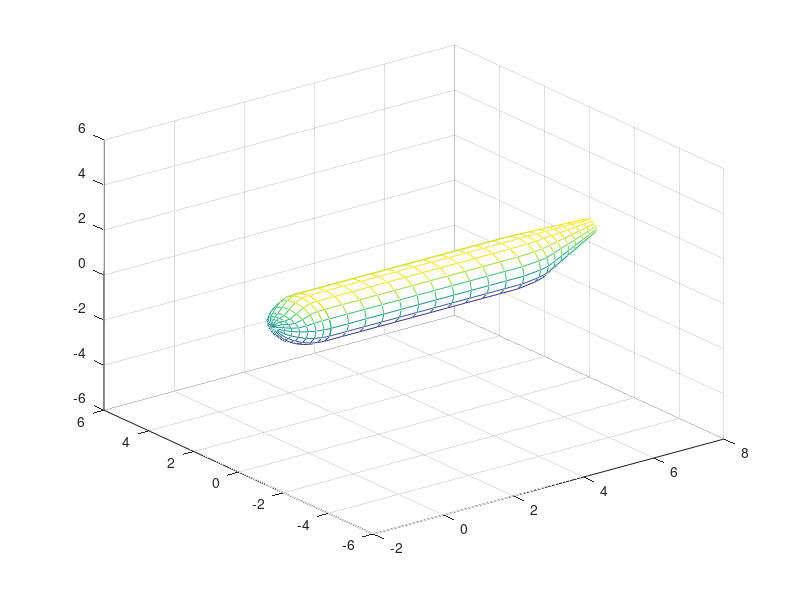

Write the MATLAB code that produced this figure. (Note: this script raises an error after producing the figure.)
% plane_ same as List_B4.
% Plots a wire frame airplane.
% Copyright S. Nakamura
set(gcf, 'NumberTitle','off','Name', 'Figure B.3; plane_ ')

clear, clf
dth=pi/16;
fuselen=6;
thf=pi:-dth:pi/2;
xa = 0:0.5:fuselen; 


 xt=fuselen+0.25:0.25:fuselen+2;
 dxt = 1.4/(length(xt)-0) ;
 yt = -1+dxt:dxt  :0.4;
length(yt);


xft=[cos(thf),xa, xt];
 
yft=[sin(thf)- 0.3*sin(2*thf).^4, ones(size(xa)), ones(size(yt))];


xfb=[cos(thf),xa,xt] ;

yfb=[-sin(thf),-ones(size(xa)),yt ];
k=length([thf, xa]);
yfb(k)=( yfb(k-1)+yfb(k+1))/2;
xc =(xfb+xft)/2;
yc = (yfb+yft)/2;
L=length(xc);
for i=1:L
if xc(i)<0
   yc(i)=0;
end
end




%plot(xfb,yfb,'y', xft,yft,'y', xc, yc,':')

%axis([-2 8 -6 6])
%pause


a=0.5;
b=0.5;

dth=pi/8;

th=0:dth:2*pi;
jmax=length(th);
xr=cos(th);

yr=sin(th);
L=length(xc);

for i=1:L
  xr=cos(th);
  yr=sin(th);
  a = (yft(i)    -yc(i))/(-yfb(i) + yc(i));
  b = (-yfb(i)    +yc(i));
  for j=1:jmax
       y(i,j)=yr(j)*b+yc(i);
       if th(j)<pi    y(i,j)=yr(j)*b*a + yc(i); end
    x(i,j)=xr(j)*b;
    z(i,j)=xc(i);
  end
end
mesh(z, x,y)

 axis([-2 8 -6 6 -6 6])
hold on
[xw,yw,zw] = wing_;
F = 1.7;
xw=F*xw; yw=F*yw; zw=F*zw;
[x1,y1,z1] = rotz_(xw,yw,zw,-90);
[x2,y2,z2] = rotx_(xw,yw,zw,180);
[x2,y2,z2] = rotz_(x2,y2,z2,-270);
mesh(x1+2,y1-0.5,z1+ 0.7);
mesh(x2+2,y2+0.5,z2+ 0.7);
mesh(0.8*x1+6.6,0.5*z1-0,-0.3*y1+1.2)
%pause
mesh(0.7*x1+6.6,0.3*y1-0.7,0.9*z1+ 0.7);
mesh(0.7*x2+6.6,0.3*y2+0.7,0.9*z2+ 0.7);
caxis([-3,1])

%[x3,y3,z3] = rotx_(x1,y1,z1,+80)

 axis([-2 8 -6 6 -6 6])



title('Commuter Airplane')
caxis([-2, 2])
colormap(hsv)
